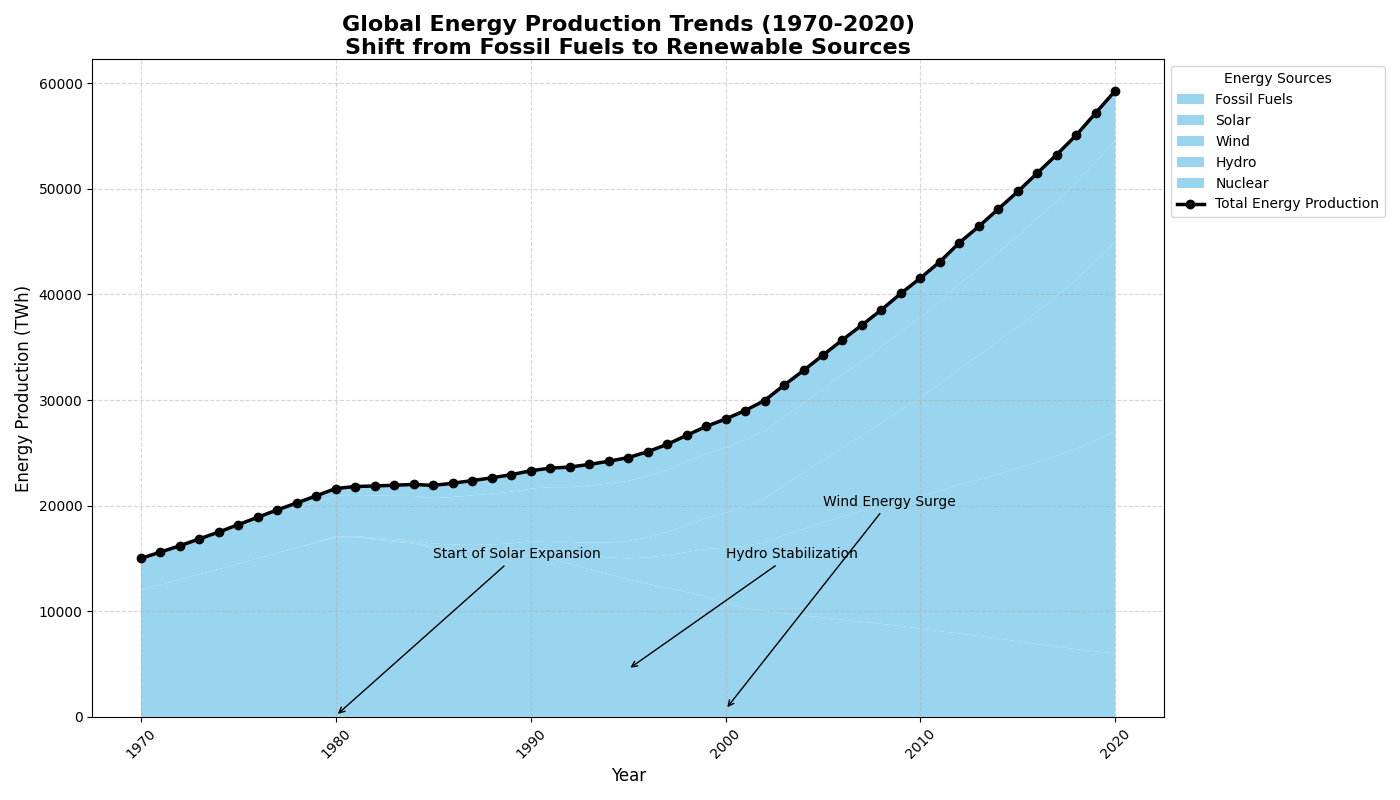

Write the Python code that produced this figure.
import matplotlib.pyplot as plt
import numpy as np

# Define the years and energy production data from various sources
years = np.arange(1970, 2021)
fossil_fuels = np.array([12000, 12500, 13000, 13500, 14000, 14500, 15000, 15500, 16000, 16500,
                         17000, 17000, 16800, 16600, 16400, 16000, 15800, 15600, 15500, 15400,
                         15300, 15000, 14500, 14000, 13500, 13000, 12600, 12200, 11800, 11400,
                         10800, 10300, 10000, 9800, 9600, 9400, 9200, 9000, 8800, 8600,
                         8350, 8100, 7900, 7650, 7400, 7150, 6900, 6650, 6400, 6200, 6000])
solar = np.array([0, 0, 0, 0, 0, 0, 0, 0, 0, 10,
                  20, 30, 50, 70, 100, 150, 200, 270, 350, 450,
                  600, 800, 1050, 1300, 1600, 2000, 2500, 3100, 3800, 4500,
                  5200, 5900, 6500, 7400, 8200, 9000, 9800, 10500, 11200, 11900,
                  12600, 13300, 14100, 14800, 15600, 16400, 17200, 18100, 19000, 20000, 21000])
wind = np.array([0, 0, 0, 0, 0, 0, 0, 0, 0, 20,
                 50, 80, 110, 160, 210, 260, 320, 400, 480, 580,
                 700, 850, 1000, 1200, 1400, 1650, 1900, 2200, 2550, 2900,
                 3300, 3700, 4150, 4700, 5300, 5900, 6500, 7150, 7850, 8600,
                 9300, 10100, 11000, 11800, 12600, 13400, 14300, 15100, 16000, 17000, 18000])
hydro = np.array([3000, 3100, 3200, 3300, 3400, 3500, 3600, 3700, 3750, 3800,
                  3850, 3900, 4000, 4100, 4200, 4300, 4500, 4700, 4800, 4900,
                  5000, 5100, 5200, 5400, 5600, 5700, 5800, 5900, 6000, 6100,
                  6200, 6300, 6400, 6500, 6600, 6750, 6900, 7050, 7200, 7400,
                  7600, 7800, 8000, 8200, 8400, 8600, 8800, 9000, 9200, 9400, 9600])
nuclear = np.array([0, 0, 0, 50, 100, 200, 300, 400, 500, 600,
                    700, 800, 900, 1000, 1100, 1200, 1300, 1400, 1500, 1600,
                    1700, 1800, 1900, 2000, 2100, 2200, 2300, 2400, 2500, 2600,
                    2700, 2800, 2900, 3000, 3100, 3200, 3300, 3400, 3500, 3600,
                    3700, 3800, 3900, 4000, 4100, 4200, 4300, 4400, 4500, 4600, 4700])

# Combine energy production data for stackplot
energy_data = np.row_stack([fossil_fuels, solar, wind, hydro, nuclear])

# Create the figure and axis
fig, ax = plt.subplots(figsize=(14, 8))

# Create the stacked area plot with a single consistent color
colors = ['#87CEEB']  # light blue color for all areas
ax.stackplot(years, energy_data, labels=['Fossil Fuels', 'Solar', 'Wind', 'Hydro', 'Nuclear'], colors=colors * 5, alpha=0.85)

# Overlay a line plot for total energy production
total_energy = energy_data.sum(axis=0)
ax.plot(years, total_energy, color='black', linewidth=2.5, marker='o', label='Total Energy Production')

# Titles and labels
ax.set_title("Global Energy Production Trends (1970-2020)\nShift from Fossil Fuels to Renewable Sources", 
             fontsize=16, fontweight='bold', wrap=True)
ax.set_xlabel('Year', fontsize=12)
ax.set_ylabel('Energy Production (TWh)', fontsize=12)

# Add grid and legend
ax.grid(True, linestyle='--', alpha=0.5)
ax.legend(loc='upper left', bbox_to_anchor=(1, 1), fontsize=10, title='Energy Sources')

# Add annotations
ax.annotate('Start of Solar Expansion', xy=(1980, 100), xytext=(1985, 15000),
            arrowprops=dict(facecolor='black', arrowstyle='->'), fontsize=10)
ax.annotate('Wind Energy Surge', xy=(2000, 700), xytext=(2005, 20000),
            arrowprops=dict(facecolor='black', arrowstyle='->'), fontsize=10)
ax.annotate('Hydro Stabilization', xy=(1995, 4500), xytext=(2000, 15000),
            arrowprops=dict(facecolor='black', arrowstyle='->'), fontsize=10)

# Rotate x-axis labels and adjust layout
plt.xticks(rotation=45)
plt.tight_layout()

# Display the plot
plt.show()
